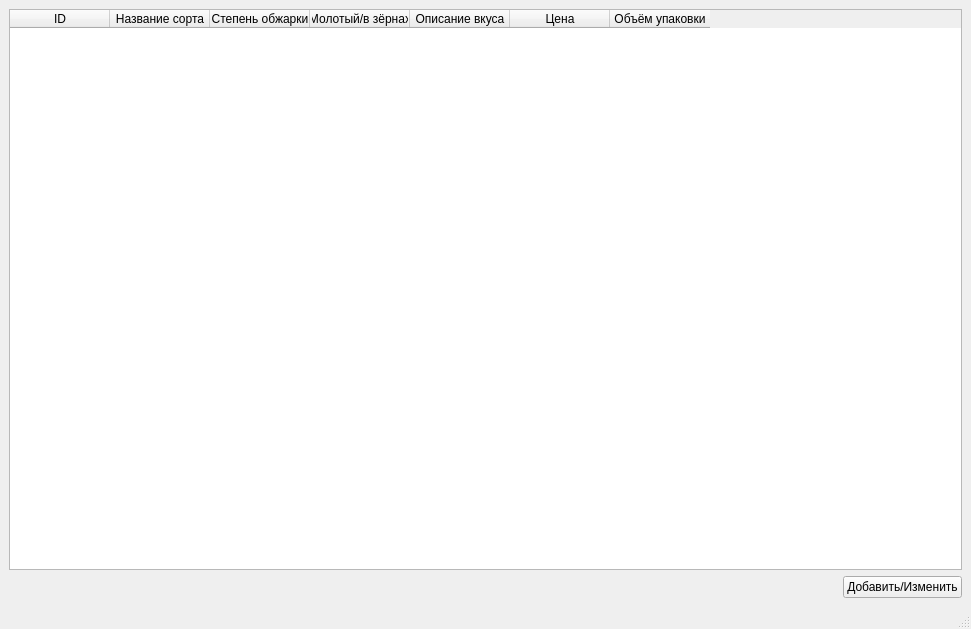
<?xml version="1.0" encoding="UTF-8"?>
<ui version="4.0">
 <class>MainWindow</class>
 <widget class="QMainWindow" name="MainWindow">
  <property name="geometry">
   <rect>
    <x>0</x>
    <y>0</y>
    <width>971</width>
    <height>629</height>
   </rect>
  </property>
  <property name="windowTitle">
   <string>Кофе</string>
  </property>
  <widget class="QWidget" name="centralwidget">
   <layout class="QVBoxLayout" name="verticalLayout">
    <item>
     <widget class="QTableWidget" name="coffee_table">
      <property name="layoutDirection">
       <enum>Qt::LeftToRight</enum>
      </property>
      <property name="sizeAdjustPolicy">
       <enum>QAbstractScrollArea::AdjustIgnored</enum>
      </property>
      <attribute name="horizontalHeaderCascadingSectionResizes">
       <bool>false</bool>
      </attribute>
      <attribute name="horizontalHeaderShowSortIndicator" stdset="0">
       <bool>false</bool>
      </attribute>
      <attribute name="horizontalHeaderStretchLastSection">
       <bool>false</bool>
      </attribute>
      <attribute name="verticalHeaderVisible">
       <bool>false</bool>
      </attribute>
      <attribute name="verticalHeaderCascadingSectionResizes">
       <bool>false</bool>
      </attribute>
      <column>
       <property name="text">
        <string>ID</string>
       </property>
      </column>
      <column>
       <property name="text">
        <string>Название сорта</string>
       </property>
      </column>
      <column>
       <property name="text">
        <string>Степень обжарки</string>
       </property>
      </column>
      <column>
       <property name="text">
        <string>Молотый/в зёрнах</string>
       </property>
      </column>
      <column>
       <property name="text">
        <string>Описание вкуса</string>
       </property>
      </column>
      <column>
       <property name="text">
        <string>Цена</string>
       </property>
      </column>
      <column>
       <property name="text">
        <string>Объём упаковки</string>
       </property>
      </column>
     </widget>
    </item>
    <item>
     <layout class="QHBoxLayout" name="horizontalLayout">
      <item>
       <spacer name="horizontalSpacer">
        <property name="orientation">
         <enum>Qt::Horizontal</enum>
        </property>
        <property name="sizeHint" stdset="0">
         <size>
          <width>40</width>
          <height>20</height>
         </size>
        </property>
       </spacer>
      </item>
      <item>
       <widget class="QPushButton" name="add_edit_btn">
        <property name="text">
         <string>Добавить/Изменить</string>
        </property>
       </widget>
      </item>
     </layout>
    </item>
   </layout>
  </widget>
  <widget class="QMenuBar" name="menubar">
   <property name="geometry">
    <rect>
     <x>0</x>
     <y>0</y>
     <width>971</width>
     <height>21</height>
    </rect>
   </property>
  </widget>
  <widget class="QStatusBar" name="statusbar"/>
  <action name="clear_db_action">
   <property name="text">
    <string>Очистить базу данных...</string>
   </property>
  </action>
 </widget>
 <resources/>
 <connections/>
</ui>
